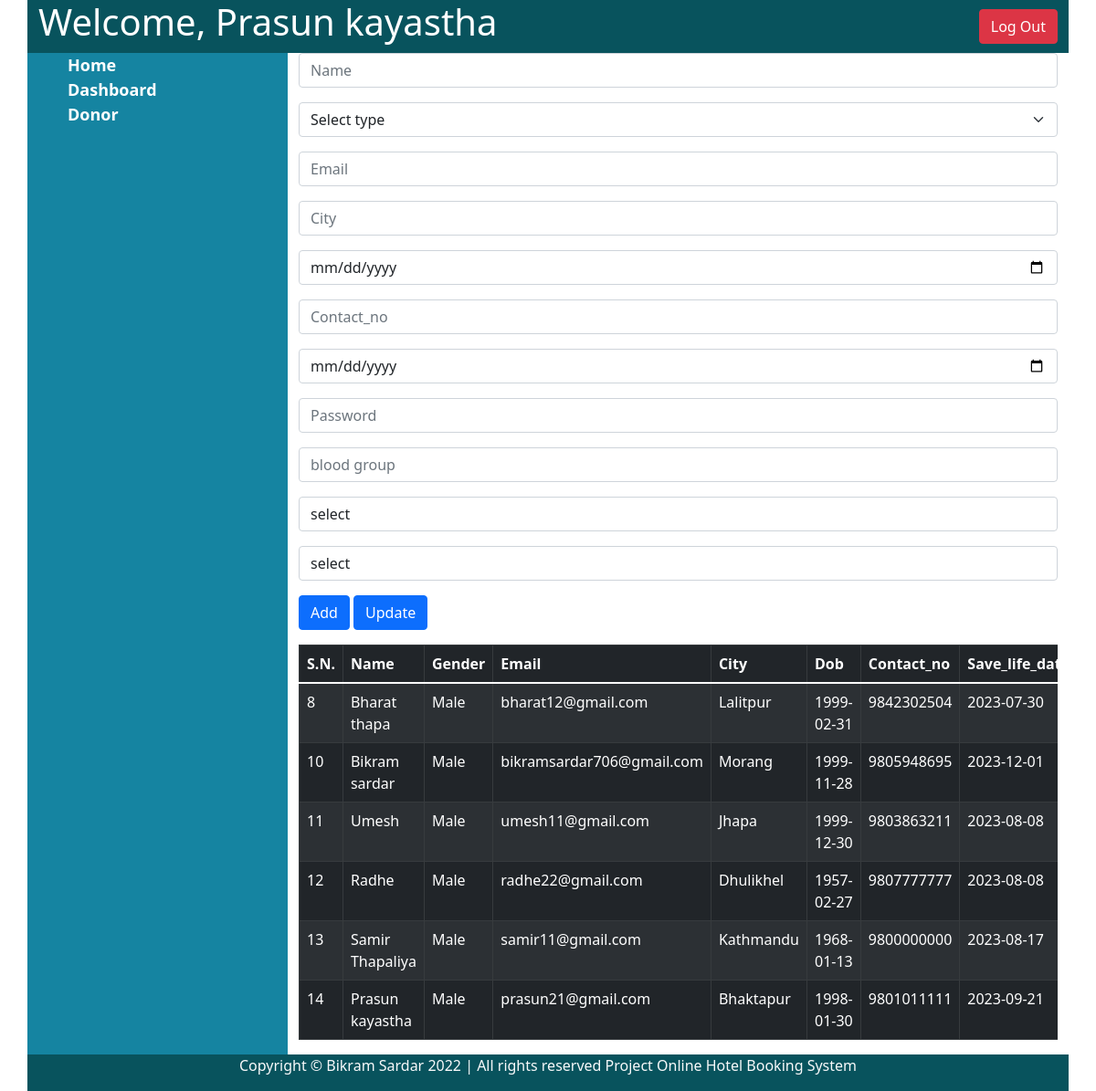
Page /admin/donor.php (signed in) on the earlier database version.
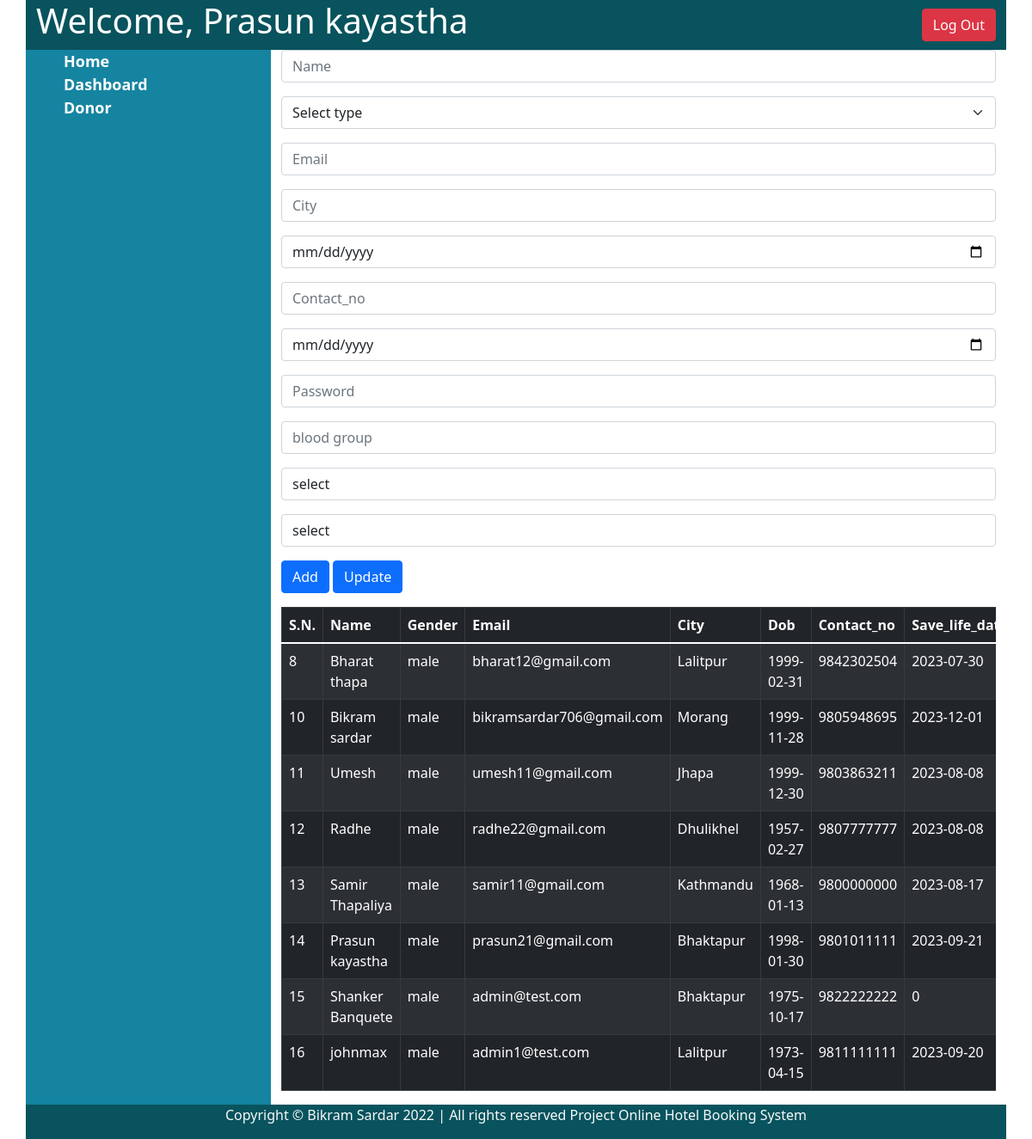
Same page on the later database version.
### tables this page shows
CREATE TABLE `donor` (
  `id` int(11) NOT NULL,
  `name` varchar(50) NOT NULL,
  `gender` varchar(10) NOT NULL,
  `email` varchar(50) NOT NULL,
  `city` varchar(50) NOT NULL,
  `dob` varchar(20) NOT NULL,
  `contact_no` varchar(16) NOT NULL,
  `save_life_date` varchar(20) NOT NULL,
  `password` varchar(100) NOT NULL,
  `blood_group` varchar(10) NOT NULL,
  `type` enum('user','admin','doctor') NOT NULL,
  `status` enum('donated','pending','Not donated') NOT NULL
);

### admin/class/Connection.php (called while the page is built, shortened)
<?php
class Connection
{
	private $host;
	private $user;
	private $password;
	private $database;
	private $connect;
	function __construct()
	{
		$this->host = 'localhost';
		$this->user = 'root';
		$this->password = '';
		$this->database = 'donatetheblood';
	}
	function getConnection()
	{
		$this->connect = new mysqli($this->host, $this->user,
								$this->password, $this->database);
		return $this->connect;
	}
	function getData($qry)
	{
		$result = [];
		$data = $this->connect->query($qry);
		while($row = $data->fetch_assoc()) {
			$result[] = $row;
		}
		return $result;
	}
}

### admin/class/donor.php (called while the page is built, shortened)
<?php
require_once 'Connection.php';
class Donor
{
	private $conn;
	function __construct()
	{
		$this->conn = new Connection();
	}
	public function selectDonor()
	{
		$qry = "SELECT * FROM donor";
		return $this->conn->getData($qry);
	}
}

### admin/donor.php (the view, shortened to what this page needs)
<?php
require 'class/donor.php';
require_once 'class/Donor.php';
$seek = new Donor();
$data = $seek->selectDonor();
?>
<!doctype html>
<html lang="en">
<head>
	<link href="https://cdn.jsdelivr.net/npm/bootstrap@5.1.3/dist/css/bootstrap.min.css" rel="stylesheet">
	<link rel="stylesheet" href="cms_css.css" />
</head>
<body>
	<div class="container">
		<?php include 'header.php'; ?>
		<div class="row">
			<?php include 'nav.php'; ?>
			<div class="col-md-9">
				<form method="post">
					<div class="mb-3">
						<input type="text" class="form-control" name="name" placeholder="Name" required value="<?php if (isset($_GET['eid'])) {
																													echo $selected[0]['name'];
																												} ?>">
					</div>
					<div class="mb-3">
						<select name="gender" class="form-select" required>
							<option value="">Select type</option>
						</select>
					</div>
					<div class="mb-3">
						<input type="email" class="form-control" name="email" placeholder="Email" required value="<?php if (isset($_GET['eid'])) {
																														echo $selected[0]['email'];
																													} ?>">
					</div>
					<div class="mb-3">
						<input type="text" class="form-control" name="city" placeholder="City" required value="<?php if (isset($_GET['eid'])) {
																													echo $selected[0]['city'];
																												} ?>">
					</div>
					<div class="mb-3">
						<input type="date" class="form-control" name="dob" placeholder="date of birth" required value="<?php if (isset($_GET['eid'])) {
																															echo $selected[0]['dob'];
																														} ?>">
					</div>
					<div class="mb-3">
						<input type="number" class="form-control" name="contact_no" placeholder="Contact_no" required value="<?php if (isset($_GET['eid'])) {
																																	echo $selected[0]['contact_no'];
																																} ?>">
					</div>
					<div class="mb-3">
						<input type="date" class="form-control" name="save_life_date" placeholder="save life date" required value="<?php if (isset($_GET['eid'])) {
																																		echo $selected[0]['save_life_date'];
																																	} ?>">
					</div>
					<div class="mb-3">
						<input type="text" class="form-control" name="password" placeholder="Password" required value="<?php if (isset($_GET['eid'])) {
																															echo $selected[0]['password'];
																														} ?>">
					</div>
					<div class="mb-3">
						<input type="text" class="form-control" name="blood_group" placeholder="blood group" required value="<?php if (isset($_GET['eid'])) {
																																	echo $selected[0]['blood_group'];
																																} ?>">
					</div>
					<div class="mb-3">
						<select name="type" class="form-control">
							<option selected disabled>select</option>
						</select>
					</div>
					<div class="mb-3">
						<select name="status" class="form-control">
							<option selected disabled>select</option>
						</select>
					</div>
					<div class="mb-3">
						<input type="submit" class="btn btn-primary" name="btnAdd" value="Add">
						<input type="submit" class="btn btn-primary" name="btnUpdate" value="Update">
					</div>
				</form>
				<div class="table-responsive">
					<table class="table table-striped table-bordered table-dark" id="myTable">
						<thead>
							<tr>
								<th>S.N.</th>
								<th>Name</th>
								<th>Gender</th>
								<th>Email</th>
								<th>City</th>
								<th>Dob</th>
								<th>Contact_no</th>
								<th>Save_life_date</th>
							</tr>
						</thead>
						<tbody>
							<?php
							foreach ($data as $js) {
								echo "<tr>
									<td>" . $js['id'] . "</td>
									<td>" . $js['name'] . "</td>
                                    <td>" . $js['gender'] . "</td>
                                    <td>" . $js['email'] . "</td>
                                    <td>" . $js['city'] . "</td>
									<td>" . $js['dob'] . "</td>
									<td>" . $js['contact_no'] . "</td>
									<td>" . $js['save_life_date'] . "</td>
                                    <td>" . $js['password'] . "</td>
                                    <td>" . $js['blood_group'] . "</td>
                                    <td>" . $js['type'] . "</td>
									<td>" . $js['status'] . "</td>
									<td><a href='donor.php?eid=" . $js['id'] . "' class='btn btn-primary'>Edit</a></td>
									<td><a href='donor.php?did=" . $js['id'] . "' class='btn btn-danger'
										onclick='return confirm(&quot;Are you sure?&quot;)'>Delete</a></td>
								</tr>";
							}
							?>
						</tbody>
					</table>
				</div>
			</div>
		</div>
		<?php include 'footer.php'; ?>
	</div>
</body>
</html>

### admin/header.php (shortened to what this page needs)
<header class="row">
        <div class="col-md-6">
          <h1>Welcome, <?php echo $_SESSION['name']; ?></h1>
        </div>
        <div class="col-md-6">
          <div class="" style="float:right; margin: 10px auto;">
          <form method="post">
            <input type="submit" class="btn btn-danger" name="logout" value="Log Out">
        </form>
          </div>
        </div>
</header>

### admin/nav.php
<nav class="col-md-3">
          <ul>
            <li><a href="../index.php">Home</a></li>
            <li><a href="dashboard.php">Dashboard</a></li>
            <li><a href="donor.php">Donor</a></li>
          </ul>
        </nav>

### admin/footer.php
<footer class="row">
        <div class="col-md-12">
          <p class="text-center text-light">
            Copyright &copy; Bikram Sardar 2022 |  All rights reserved Project Online Hotel Booking System
          </p>
        </div>
      </footer>

### admin/cms_css.css (style rules this page uses)
header { background-color: #08535D; color: #ffffff; }
nav { background: #1584A1; min-height: 500px; }
nav ul { list-style: none; }
nav ul li a { color: #ffffff; font-size: 18px; font-weight: bold; text-decoration: none; }
footer { background: #08535D; }

Differences in the rows shown:
changed donor "Bharat thapa": gender "Male" → "male"
changed donor "Bikram sardar": gender "Male" → "male"
changed donor "Umesh": gender "Male" → "male"
changed donor "Radhe": gender "Male" → "male"
changed donor "Samir Thapaliya": gender "Male" → "male"
changed donor "Prasun kayastha": gender "Male" → "male"
added donor: id "15", name "Shanker Banquete", gender "male", email "admin@test.com", city "Bhaktapur", dob "1975-10-17", contact_no "9822222222", save_life_date "0"
added donor: id "16", name "johnmax", gender "male", email "admin1@test.com", city "Lalitpur", dob "1973-04-15", contact_no "9811111111", save_life_date "2023-09-20"
